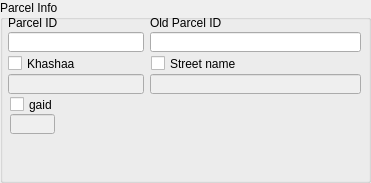
       <widget class="QGroupBox" name="parcel_gbox">
        <property name="geometry">
         <rect>
          <x>3</x>
          <y>0</y>
          <width>371</width>
          <height>183</height>
         </rect>
        </property>
        <property name="title">
         <string>Parcel Info</string>
        </property>
        <widget class="QLineEdit" name="parcel_id_edit">
         <property name="enabled">
          <bool>true</bool>
         </property>
         <property name="geometry">
          <rect>
           <x>8</x>
           <y>32</y>
           <width>136</width>
           <height>20</height>
          </rect>
         </property>
         <property name="readOnly">
          <bool>true</bool>
         </property>
        </widget>
        <widget class="QLabel" name="label_3">
         <property name="geometry">
          <rect>
           <x>8</x>
           <y>15</y>
           <width>136</width>
           <height>16</height>
          </rect>
         </property>
         <property name="text">
          <string>Parcel ID</string>
         </property>
        </widget>
        <widget class="QLineEdit" name="khashaa_edit">
         <property name="enabled">
          <bool>false</bool>
         </property>
         <property name="geometry">
          <rect>
           <x>8</x>
           <y>74</y>
           <width>136</width>
           <height>20</height>
          </rect>
         </property>
        </widget>
        <widget class="QLineEdit" name="old_parcel_id_edit">
         <property name="enabled">
          <bool>true</bool>
         </property>
         <property name="geometry">
          <rect>
           <x>150</x>
           <y>32</y>
           <width>211</width>
           <height>20</height>
          </rect>
         </property>
         <property name="readOnly">
          <bool>true</bool>
         </property>
        </widget>
        <widget class="QLineEdit" name="streetname_edit">
         <property name="enabled">
          <bool>false</bool>
         </property>
         <property name="geometry">
          <rect>
           <x>150</x>
           <y>74</y>
           <width>211</width>
           <height>20</height>
          </rect>
         </property>
        </widget>
        <widget class="QCheckBox" name="khashaa_chbox">
         <property name="geometry">
          <rect>
           <x>8</x>
           <y>55</y>
           <width>131</width>
           <height>17</height>
          </rect>
         </property>
         <property name="text">
          <string>Khashaa</string>
         </property>
        </widget>
        <widget class="QCheckBox" name="street_chbox">
         <property name="geometry">
          <rect>
           <x>151</x>
           <y>55</y>
           <width>211</width>
           <height>17</height>
          </rect>
         </property>
         <property name="text">
          <string>Street name</string>
         </property>
        </widget>
        <widget class="QLabel" name="label_5">
         <property name="geometry">
          <rect>
           <x>150</x>
           <y>15</y>
           <width>211</width>
           <height>16</height>
          </rect>
         </property>
         <property name="text">
          <string>Old Parcel ID</string>
         </property>
        </widget>
        <widget class="QLineEdit" name="zoriulalt_edit">
         <property name="enabled">
          <bool>false</bool>
         </property>
         <property name="geometry">
          <rect>
           <x>10</x>
           <y>114</y>
           <width>45</width>
           <height>20</height>
          </rect>
         </property>
        </widget>
        <widget class="QCheckBox" name="zoriulalt_chbox">
         <property name="geometry">
          <rect>
           <x>10</x>
           <y>96</y>
           <width>51</width>
           <height>17</height>
          </rect>
         </property>
         <property name="text">
          <string>gaid</string>
         </property>
        </widget>
       </widget>
